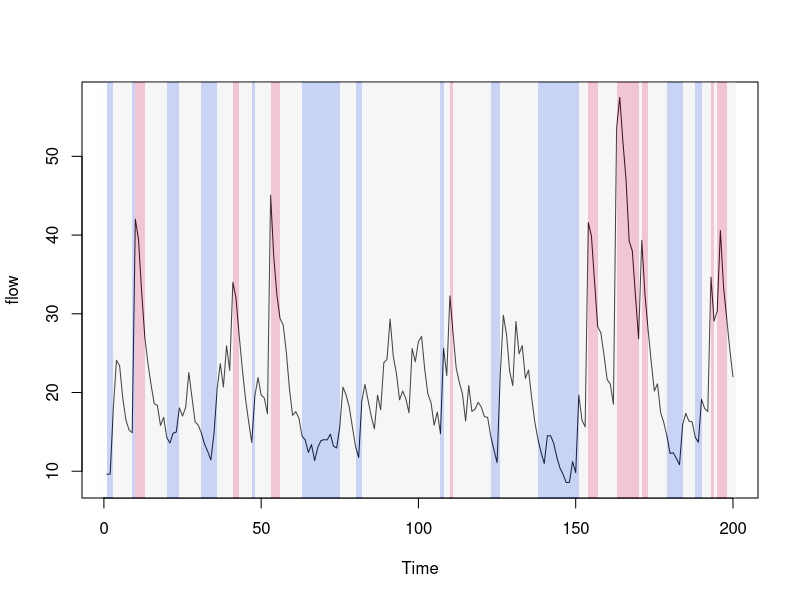
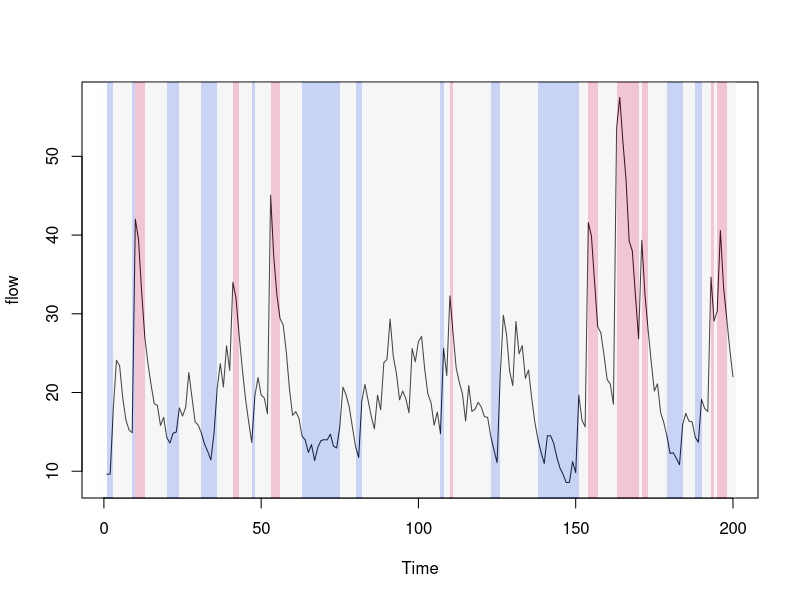
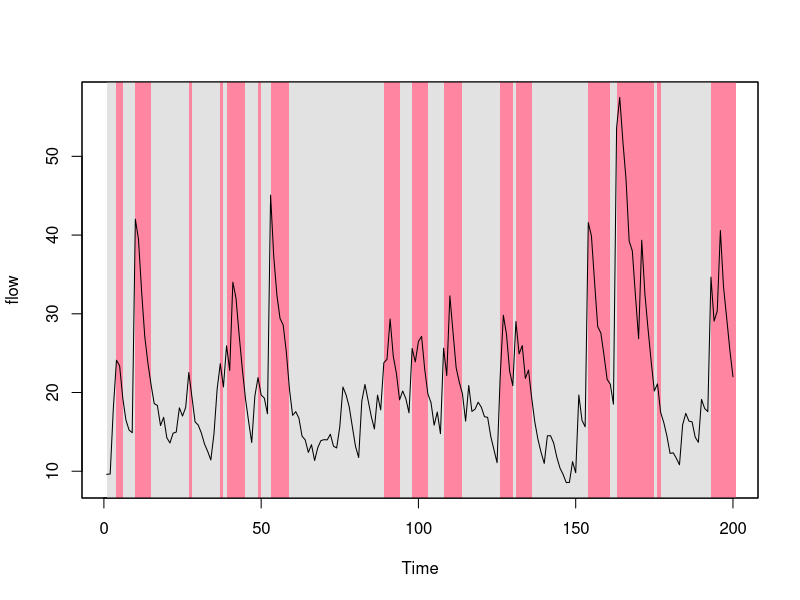
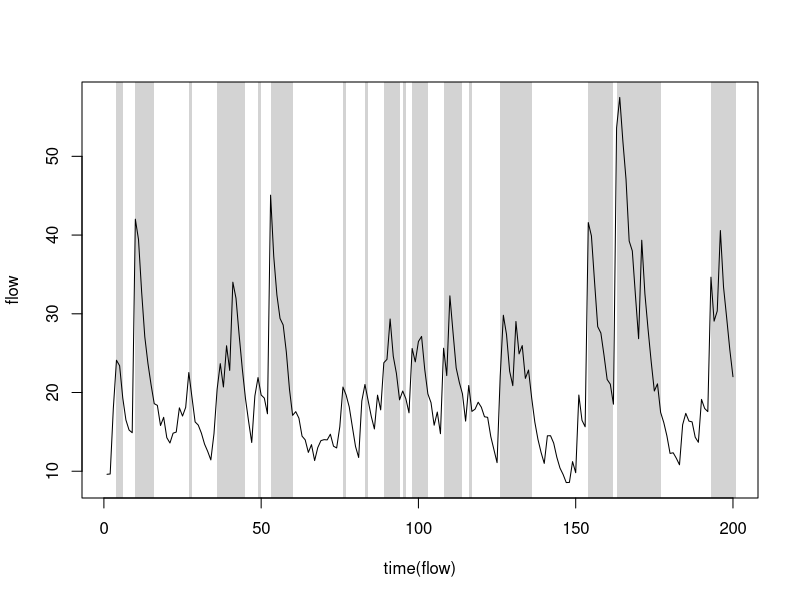
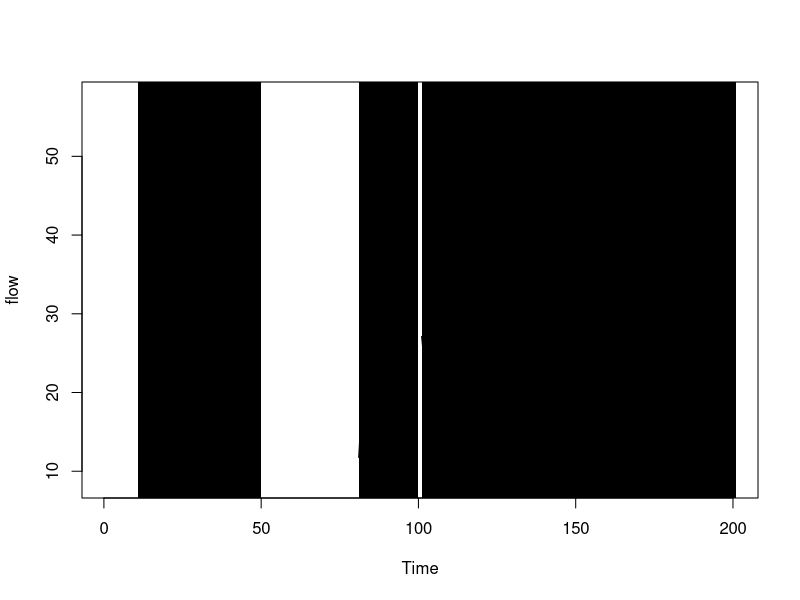
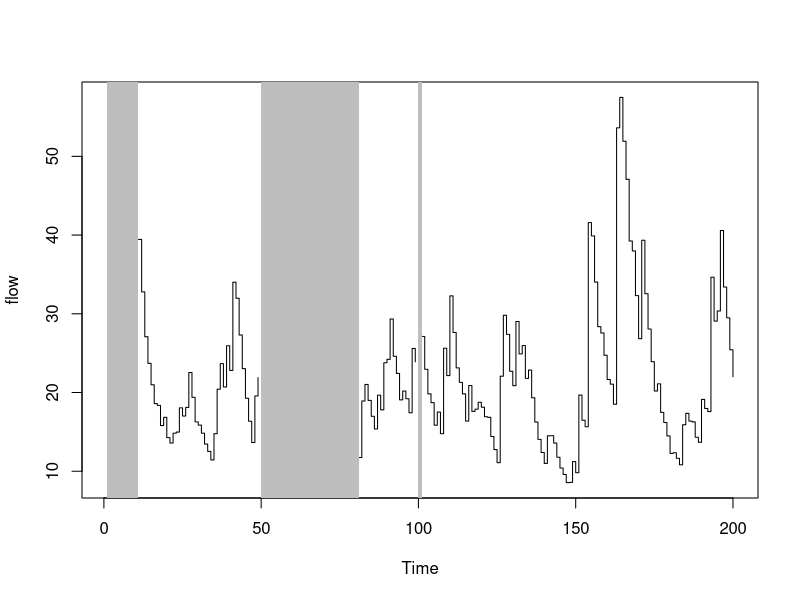
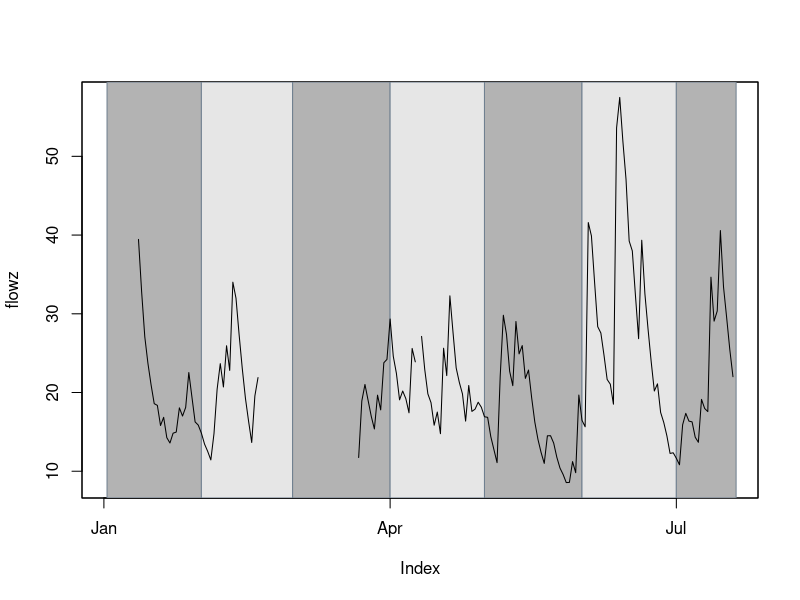
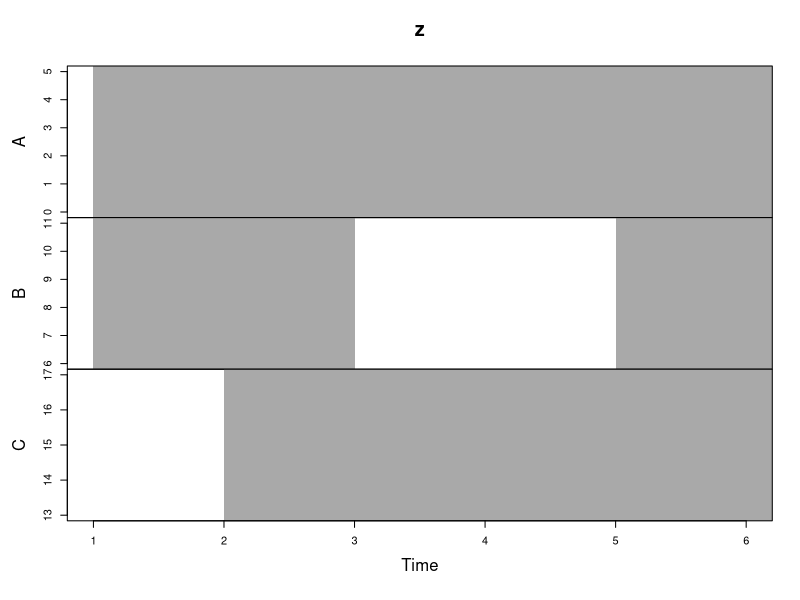

Here is the R script that generated these plots, in order:
library(zoo)


### Name: xblocks
### Title: Plot contiguous blocks along x axis.
### Aliases: xblocks xblocks.default xblocks.zoo xblocks.ts
### Keywords: dplot

### ** Examples

## example time series:
set.seed(0)
flow <- ts(filter(rlnorm(200, mean = 1), 0.8, method = "r"))

## highlight values above and below thresholds.
## this draws on top using semi-transparent colors.
rgb <- hcl(c(0, 0, 260), c = c(100, 0, 100), l = c(50, 90, 50), alpha = 0.3)
plot(flow)
xblocks(flow > 30, col = rgb[1]) ## high values red
xblocks(flow < 15, col = rgb[3]) ## low value blue
xblocks(flow >= 15 & flow <= 30, col = rgb[2]) ## the rest gray

## same thing:
plot(flow)
xblocks(time(flow), cut(flow, c(0,15,30,Inf), labels = rev(rgb)))

## another approach is to plot blocks underneath without transparency.
plot(flow)
## note that 'ifelse' keeps its result as class 'ts'
xblocks(ifelse(flow < mean(flow), hcl(0, 0, 90), hcl(0, 80, 70)))
## need to redraw data series on top:
lines(flow)
box()

## for single series only: plot.default has a panel.first argument
plot(time(flow), flow, type = "l",
  panel.first = xblocks(flow > 20, col = "lightgray"))
## (see also the 'panel' argument for use with multiple series, below)

## insert some missing values
flow[c(1:10, 50:80, 100)] <- NA

## the default plot shows data coverage
## (most useful when displaying multiple series, see below)
plot(flow)
xblocks(flow)

## can also show gaps:
plot(flow, type = "s")
xblocks(time(flow), is.na(flow), col = "gray")

## Example of alternating colors, here showing calendar months
flowdates <- as.Date("2000-01-01") + as.numeric(time(flow))
flowz <- zoo(coredata(flow), flowdates)
plot(flowz)
xblocks(flowz, months, ## i.e. months(time(flowz)),
  col = gray.colors(2, start = 0.7), border = "slategray")
lines(flowz)

## Example of multiple series.
## set up example data
z <- ts(cbind(A = 0:5, B = c(6:7, NA, NA, 10:11), C = c(NA, 13:17)))

## show data coverage only (highlighting gaps)
plot(z, panel = function(x, ...)
  xblocks(x, col = "darkgray"))

## draw gaps in darkgray
plot(z, type = "s", panel = function(x, ...) {
  xblocks(time(x), is.na(x), col = "darkgray")
  lines(x, ...); points(x)
})

## Example of overlaying blocks from a different series.
## Are US presidential approval ratings linked to sunspot activity?
## Set block height to plot blocks along the bottom.
plot(presidents)
xblocks(sunspot.year > 50, height = 2)
